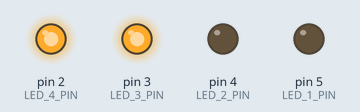
Simulated run of this sketch. Board: Arduino Uno, built with avr-gcc and run on an emulated ATmega328P. Shown: output pins drawn as LEDs (lit = HIGH).

Above: at 0.1 s.
At 35.1 s:
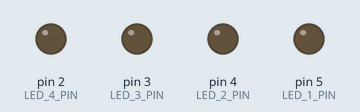
Timing chart, 0 to 36.6 s (numbered marks = the images above):
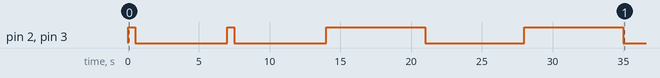

The sketch:

TIMER.ino
```cpp
#define LED_1_PIN 5
#define LED_2_PIN 4
#define LED_3_PIN 3
#define LED_4_PIN 2

#define LED_TIME_PIN 13

#define BUTTON1_PIN 6
#define BUTTON2_PIN 7
#define BUTTON3_PIN 8
#define BUTTON4_PIN 9

#define LIGHT_PIN A5

// DFINE STATE
class State {
  public:
    State(unsigned long start, unsigned long end);
    unsigned long _start;
    unsigned long _end;
};

State::State(unsigned long start, unsigned long end) {

  _start = start;
  _end = end;
};


const unsigned long hour = 60 * 1 * 1000L;

// for minutage
//day
const unsigned long ventola = 7 * 1 * 1000L;
const unsigned long aspiratore = 7 * 1 * 1000L;
const unsigned long interval = 0.5 * 1 * 1000L;

// NIGHT
const unsigned long notte = 20 * 1 * 1000L;
const unsigned long intervalNight = 5 * 1 * 1000L;

//out1 CALDO
unsigned long VAR1 = 0 * 1 * 1000L;
unsigned long VAR2 = 7 * 1 * 1000L;
unsigned long VAR3 = 20 * 1 * 1000L;
unsigned long VAR4 = 27 * 1 * 1000L;
unsigned long VAR5 = 40 * 1 * 1000L;
unsigned long VAR6 = 47 * 1 * 1000L;

State out1 = State (VAR1, VAR2);
State out2 = State (VAR3, VAR4);
State out3 = State (VAR5, VAR6);

State o1[3] = {out1, out2, out3};
int check1[3] = {LOW, LOW, LOW};


//out1 UMIDITà
unsigned long VAR7 = 10 * 1 * 1000L;
unsigned long VAR8 = 25 * 1 * 1000L;
unsigned long VAR9 = 40 * 1 * 1000L;
unsigned long VAR10 = 55 * 1 * 1000L;

State out4 = State (VAR7, VAR8);
State out5 = State (VAR9, VAR10);

State o2[2] = {out4, out5};
int check2[2] = {LOW, LOW};


int state1 = LOW; // hot
int state2 = LOW; // humi
int state3 = LOW; // vetola
int state4 = LOW; // aspiratore

void setup() {

  pinMode(LED_1_PIN, OUTPUT);
  pinMode(LED_2_PIN, OUTPUT);
  pinMode(LED_3_PIN, OUTPUT);
  pinMode(LED_4_PIN, OUTPUT);

}

void loop() {

  unsigned long currentMillis = millis() % hour;

  //for HOT
  for (int i = 0; i < 3; i++) {
    if ((o1[i]._start <= currentMillis) && (currentMillis <= o1[i]._end)) {

      check1[i] = LOW;
    } else {
      check1[i] = HIGH;
    }
  }
  if(check1[0] || check1 [1] || check1[2]){
    state1 =LOW;
  } else {
    state1 =HIGH;
  }
  digitalWrite(LED_1_PIN, state1);


  //for HUMIDITY
  for (int j = 0; j < 2; j++) {
    if ((o2[j]._start <= currentMillis) && (currentMillis <= o2[j]._end)) {
      check2[j] = LOW;
    } else {
      check2[j] = HIGH;
    }
  }
  if(check2[0] || check2 [1]){
    state2 =LOW;
  } else {
    state2 =HIGH;
  }
  digitalWrite(LED_2_PIN, state2);


  // VENTOLA
  if (currentMillis % ventola <= interval) {
    if (state3 == HIGH) {
      state3 = LOW;
    } else {
      state3 = HIGH;
    }
  }
  digitalWrite(LED_3_PIN, state3);


  // ASPIRATORE
  if (currentMillis % aspiratore <= interval) {
    if (state4 == HIGH) {
      state4 = LOW;
    } else {
      state4 = HIGH;
    }
  }
  digitalWrite(LED_4_PIN, state4);

  delay(500);


}
```

Measured:
- by itself, pin 2 (LED_4_PIN), pin 3 (LED_3_PIN): LOW → HIGH at 0.00 s, → LOW 0.50 s later, → HIGH 6.5 s later, → LOW 0.50 s later, … (8 changes in this stretch)
